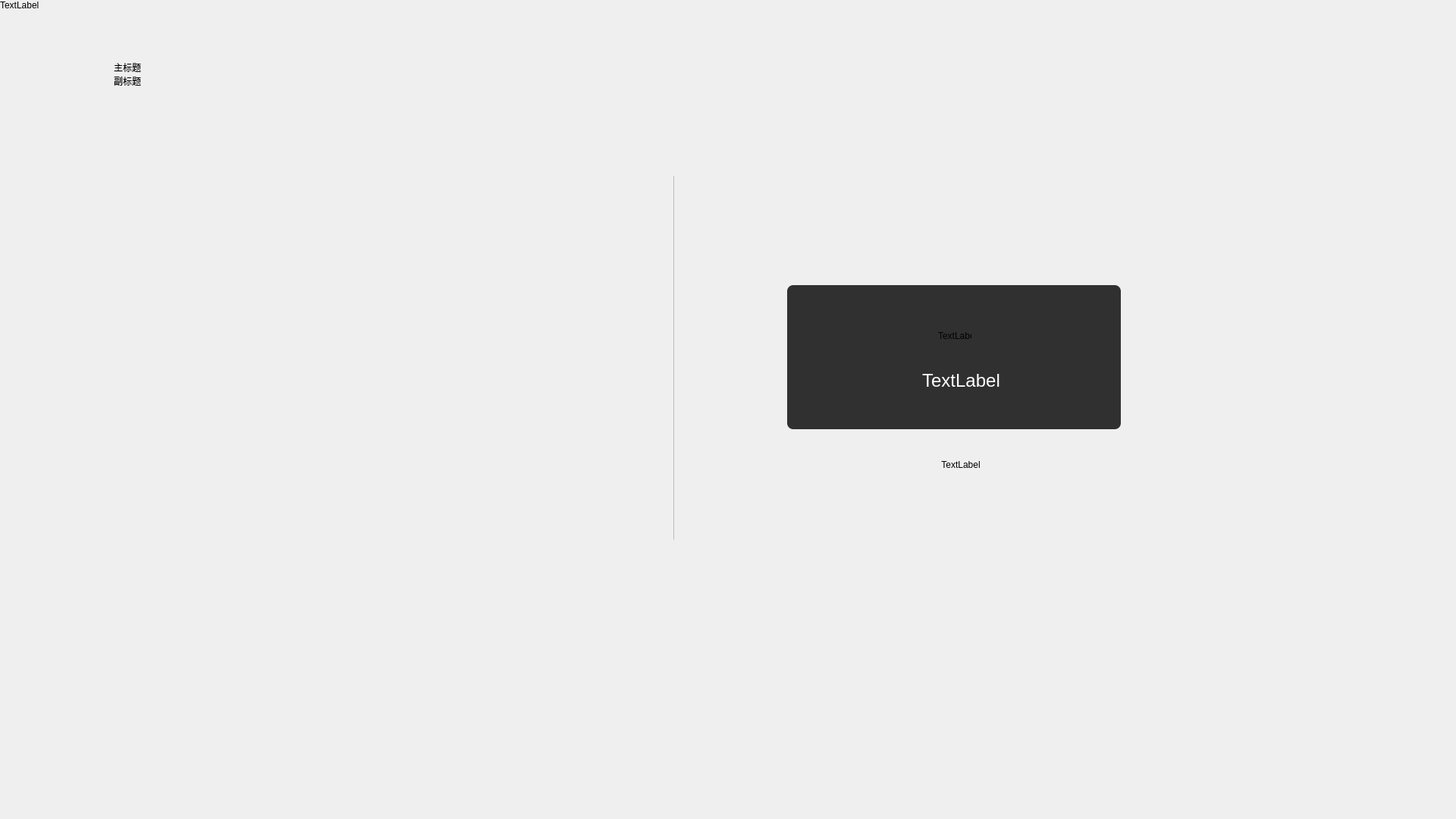
<?xml version="1.0" encoding="UTF-8"?>
<ui version="4.0">
 <class>Base</class>
 <widget class="QWidget" name="Base">
  <property name="geometry">
   <rect>
    <x>0</x>
    <y>0</y>
    <width>1920</width>
    <height>1080</height>
   </rect>
  </property>
  <property name="windowTitle">
   <string>Base</string>
  </property>
  <property name="autoFillBackground">
   <bool>true</bool>
  </property>
  <layout class="QHBoxLayout" name="horizontalLayout_3" stretch="0">
   <property name="spacing">
    <number>0</number>
   </property>
   <property name="sizeConstraint">
    <enum>QLayout::SetDefaultConstraint</enum>
   </property>
   <property name="leftMargin">
    <number>0</number>
   </property>
   <property name="topMargin">
    <number>0</number>
   </property>
   <property name="rightMargin">
    <number>0</number>
   </property>
   <property name="bottomMargin">
    <number>0</number>
   </property>
   <item>
    <widget class="QFrame" name="root">
     <property name="lineWidth">
      <number>0</number>
     </property>
     <layout class="QHBoxLayout" name="horizontalLayout" stretch="0,1">
      <property name="spacing">
       <number>0</number>
      </property>
      <property name="leftMargin">
       <number>0</number>
      </property>
      <property name="topMargin">
       <number>0</number>
      </property>
      <property name="rightMargin">
       <number>0</number>
      </property>
      <property name="bottomMargin">
       <number>0</number>
      </property>
      <item alignment="Qt::AlignLeft">
       <widget class="QWidget" name="left" native="true">
        <property name="minimumSize">
         <size>
          <width>150</width>
          <height>0</height>
         </size>
        </property>
        <property name="maximumSize">
         <size>
          <width>150</width>
          <height>16777215</height>
         </size>
        </property>
        <layout class="QVBoxLayout" name="verticalLayout_3">
         <property name="spacing">
          <number>0</number>
         </property>
         <property name="leftMargin">
          <number>0</number>
         </property>
         <property name="topMargin">
          <number>0</number>
         </property>
         <property name="rightMargin">
          <number>0</number>
         </property>
         <property name="bottomMargin">
          <number>0</number>
         </property>
         <item alignment="Qt::AlignLeft|Qt::AlignTop">
          <widget class="QLabel" name="card_icon">
           <property name="text">
            <string>TextLabel</string>
           </property>
          </widget>
         </item>
        </layout>
       </widget>
      </item>
      <item alignment="Qt::AlignLeft|Qt::AlignTop">
       <widget class="QFrame" name="main">
        <property name="minimumSize">
         <size>
          <width>0</width>
          <height>0</height>
         </size>
        </property>
        <property name="maximumSize">
         <size>
          <width>16777215</width>
          <height>16777215</height>
         </size>
        </property>
        <layout class="QVBoxLayout" name="verticalLayout_4" stretch="0,0,0">
         <property name="spacing">
          <number>20</number>
         </property>
         <property name="leftMargin">
          <number>0</number>
         </property>
         <property name="topMargin">
          <number>80</number>
         </property>
         <property name="rightMargin">
          <number>0</number>
         </property>
         <property name="bottomMargin">
          <number>100</number>
         </property>
         <item>
          <widget class="QWidget" name="top" native="true">
           <property name="maximumSize">
            <size>
             <width>16777215</width>
             <height>200</height>
            </size>
           </property>
           <layout class="QVBoxLayout" name="top2" stretch="1,0,0">
            <property name="spacing">
             <number>0</number>
            </property>
            <property name="leftMargin">
             <number>0</number>
            </property>
            <property name="topMargin">
             <number>0</number>
            </property>
            <property name="rightMargin">
             <number>0</number>
            </property>
            <property name="bottomMargin">
             <number>0</number>
            </property>
            <item alignment="Qt::AlignBottom">
             <widget class="QLabel" name="top_title">
              <property name="styleSheet">
               <string notr="true"/>
              </property>
              <property name="text">
               <string>主标题</string>
              </property>
             </widget>
            </item>
            <item alignment="Qt::AlignTop">
             <widget class="QLabel" name="sub_title">
              <property name="styleSheet">
               <string notr="true"/>
              </property>
              <property name="text">
               <string>副标题</string>
              </property>
             </widget>
            </item>
            <item>
             <spacer name="verticalSpacer">
              <property name="orientation">
               <enum>Qt::Vertical</enum>
              </property>
              <property name="sizeHint" stdset="0">
               <size>
                <width>20</width>
                <height>40</height>
               </size>
              </property>
             </spacer>
            </item>
           </layout>
          </widget>
         </item>
         <item alignment="Qt::AlignLeft|Qt::AlignVCenter">
          <widget class="QWidget" name="operate" native="true">
           <property name="minimumSize">
            <size>
             <width>1440</width>
             <height>0</height>
            </size>
           </property>
           <property name="maximumSize">
            <size>
             <width>16777215</width>
             <height>16777215</height>
            </size>
           </property>
           <layout class="QHBoxLayout" name="horizontalLayout_2" stretch="3,0,2">
            <property name="spacing">
             <number>40</number>
            </property>
            <property name="leftMargin">
             <number>0</number>
            </property>
            <property name="topMargin">
             <number>0</number>
            </property>
            <property name="rightMargin">
             <number>0</number>
            </property>
            <property name="bottomMargin">
             <number>0</number>
            </property>
            <item>
             <widget class="QFrame" name="device">
              <property name="sizePolicy">
               <sizepolicy hsizetype="Fixed" vsizetype="Preferred">
                <horstretch>0</horstretch>
                <verstretch>0</verstretch>
               </sizepolicy>
              </property>
              <property name="minimumSize">
               <size>
                <width>0</width>
                <height>0</height>
               </size>
              </property>
              <layout class="QVBoxLayout" name="verticalLayout_2" stretch="0,0,0">
               <property name="spacing">
                <number>16</number>
               </property>
               <property name="topMargin">
                <number>9</number>
               </property>
               <property name="rightMargin">
                <number>9</number>
               </property>
               <property name="bottomMargin">
                <number>0</number>
               </property>
               <item>
                <widget class="QLabel" name="dev_tit">
                 <property name="enabled">
                  <bool>true</bool>
                 </property>
                 <property name="sizePolicy">
                  <sizepolicy hsizetype="Preferred" vsizetype="Preferred">
                   <horstretch>0</horstretch>
                   <verstretch>0</verstretch>
                  </sizepolicy>
                 </property>
                 <property name="minimumSize">
                  <size>
                   <width>0</width>
                   <height>34</height>
                  </size>
                 </property>
                 <property name="text">
                  <string/>
                 </property>
                </widget>
               </item>
               <item>
                <widget class="QFrame" name="dev_guide">
                 <property name="minimumSize">
                  <size>
                   <width>680</width>
                   <height>510</height>
                  </size>
                 </property>
                 <property name="styleSheet">
                  <string notr="true"/>
                 </property>
                 <layout class="QVBoxLayout" name="verticalLayout_6">
                  <property name="spacing">
                   <number>0</number>
                  </property>
                  <property name="leftMargin">
                   <number>0</number>
                  </property>
                  <property name="topMargin">
                   <number>0</number>
                  </property>
                  <property name="rightMargin">
                   <number>0</number>
                  </property>
                  <property name="bottomMargin">
                   <number>0</number>
                  </property>
                 </layout>
                </widget>
               </item>
               <item>
                <widget class="QListWidget" name="dev_list">
                 <property name="sizePolicy">
                  <sizepolicy hsizetype="Expanding" vsizetype="Expanding">
                   <horstretch>0</horstretch>
                   <verstretch>0</verstretch>
                  </sizepolicy>
                 </property>
                 <property name="styleSheet">
                  <string notr="true">background-color: rgba(255, 255, 255, 0);</string>
                 </property>
                 <property name="verticalScrollBarPolicy">
                  <enum>Qt::ScrollBarAlwaysOff</enum>
                 </property>
                 <property name="horizontalScrollBarPolicy">
                  <enum>Qt::ScrollBarAlwaysOff</enum>
                 </property>
                 <property name="autoScroll">
                  <bool>false</bool>
                 </property>
                </widget>
               </item>
              </layout>
             </widget>
            </item>
            <item alignment="Qt::AlignTop">
             <widget class="Line" name="line">
              <property name="sizePolicy">
               <sizepolicy hsizetype="Fixed" vsizetype="Fixed">
                <horstretch>0</horstretch>
                <verstretch>0</verstretch>
               </sizepolicy>
              </property>
              <property name="minimumSize">
               <size>
                <width>0</width>
                <height>540</height>
               </size>
              </property>
              <property name="maximumSize">
               <size>
                <width>1</width>
                <height>540</height>
               </size>
              </property>
              <property name="styleSheet">
               <string notr="true">background-color: #4C788493;
margin-top:60px;</string>
              </property>
              <property name="orientation">
               <enum>Qt::Vertical</enum>
              </property>
             </widget>
            </item>
            <item alignment="Qt::AlignLeft|Qt::AlignTop">
             <widget class="QFrame" name="motion">
              <property name="sizePolicy">
               <sizepolicy hsizetype="Fixed" vsizetype="Preferred">
                <horstretch>0</horstretch>
                <verstretch>0</verstretch>
               </sizepolicy>
              </property>
              <property name="minimumSize">
               <size>
                <width>0</width>
                <height>0</height>
               </size>
              </property>
              <property name="maximumSize">
               <size>
                <width>16777215</width>
                <height>16777215</height>
               </size>
              </property>
              <layout class="QVBoxLayout" name="verticalLayout_5" stretch="0,0">
               <property name="spacing">
                <number>16</number>
               </property>
               <property name="leftMargin">
                <number>9</number>
               </property>
               <property name="topMargin">
                <number>9</number>
               </property>
               <property name="rightMargin">
                <number>9</number>
               </property>
               <property name="bottomMargin">
                <number>0</number>
               </property>
               <item alignment="Qt::AlignLeft|Qt::AlignVCenter">
                <widget class="QLabel" name="mot_tit">
                 <property name="sizePolicy">
                  <sizepolicy hsizetype="Fixed" vsizetype="Preferred">
                   <horstretch>0</horstretch>
                   <verstretch>0</verstretch>
                  </sizepolicy>
                 </property>
                 <property name="minimumSize">
                  <size>
                   <width>450</width>
                   <height>34</height>
                  </size>
                 </property>
                 <property name="text">
                  <string/>
                 </property>
                </widget>
               </item>
               <item alignment="Qt::AlignTop">
                <widget class="QStackedWidget" name="motion_stack">
                 <property name="sizePolicy">
                  <sizepolicy hsizetype="Fixed" vsizetype="Fixed">
                   <horstretch>0</horstretch>
                   <verstretch>0</verstretch>
                  </sizepolicy>
                 </property>
                 <property name="minimumSize">
                  <size>
                   <width>640</width>
                   <height>480</height>
                  </size>
                 </property>
                 <property name="maximumSize">
                  <size>
                   <width>16777215</width>
                   <height>16777215</height>
                  </size>
                 </property>
                 <property name="lineWidth">
                  <number>0</number>
                 </property>
                 <property name="currentIndex">
                  <number>0</number>
                 </property>
                 <widget class="QWidget" name="page_def">
                  <property name="minimumSize">
                   <size>
                    <width>640</width>
                    <height>0</height>
                   </size>
                  </property>
                  <widget class="QFrame" name="mot_perform">
                   <property name="geometry">
                    <rect>
                     <x>0</x>
                     <y>0</y>
                     <width>640</width>
                     <height>480</height>
                    </rect>
                   </property>
                   <widget class="QFrame" name="mot_default">
                    <property name="geometry">
                     <rect>
                      <x>129</x>
                      <y>80</y>
                      <width>401</width>
                      <height>312</height>
                     </rect>
                    </property>
                    <property name="minimumSize">
                     <size>
                      <width>0</width>
                      <height>312</height>
                     </size>
                    </property>
                    <property name="styleSheet">
                     <string notr="true">background-color: rgba(255, 255, 255, 0);</string>
                    </property>
                    <property name="frameShape">
                     <enum>QFrame::StyledPanel</enum>
                    </property>
                    <property name="frameShadow">
                     <enum>QFrame::Raised</enum>
                    </property>
                    <layout class="QVBoxLayout" name="verticalLayout_9" stretch="1,0">
                     <property name="spacing">
                      <number>12</number>
                     </property>
                     <property name="leftMargin">
                      <number>0</number>
                     </property>
                     <property name="topMargin">
                      <number>0</number>
                     </property>
                     <property name="rightMargin">
                      <number>0</number>
                     </property>
                     <property name="bottomMargin">
                      <number>2</number>
                     </property>
                     <item alignment="Qt::AlignHCenter|Qt::AlignVCenter">
                      <widget class="QLabel" name="mot_icon">
                       <property name="minimumSize">
                        <size>
                         <width>180</width>
                         <height>280</height>
                        </size>
                       </property>
                       <property name="text">
                        <string/>
                       </property>
                       <property name="alignment">
                        <set>Qt::AlignCenter</set>
                       </property>
                      </widget>
                     </item>
                     <item alignment="Qt::AlignHCenter">
                      <widget class="QLabel" name="mot_txt">
                       <property name="enabled">
                        <bool>true</bool>
                       </property>
                       <property name="sizePolicy">
                        <sizepolicy hsizetype="Preferred" vsizetype="Preferred">
                         <horstretch>0</horstretch>
                         <verstretch>0</verstretch>
                        </sizepolicy>
                       </property>
                       <property name="minimumSize">
                        <size>
                         <width>0</width>
                         <height>0</height>
                        </size>
                       </property>
                       <property name="text">
                        <string>TextLabel</string>
                       </property>
                       <property name="alignment">
                        <set>Qt::AlignCenter</set>
                       </property>
                      </widget>
                     </item>
                    </layout>
                   </widget>
                   <widget class="QFrame" name="mot_oper">
                    <property name="geometry">
                     <rect>
                      <x>374</x>
                      <y>410</y>
                      <width>251</width>
                      <height>55</height>
                     </rect>
                    </property>
                    <property name="minimumSize">
                     <size>
                      <width>0</width>
                      <height>0</height>
                     </size>
                    </property>
                    <property name="styleSheet">
                     <string notr="true">background-color: rgba(255, 255, 255, 0);</string>
                    </property>
                    <property name="frameShape">
                     <enum>QFrame::StyledPanel</enum>
                    </property>
                    <property name="frameShadow">
                     <enum>QFrame::Raised</enum>
                    </property>
                    <layout class="QVBoxLayout" name="verticalLayout_10">
                     <property name="spacing">
                      <number>0</number>
                     </property>
                     <property name="leftMargin">
                      <number>0</number>
                     </property>
                     <property name="topMargin">
                      <number>0</number>
                     </property>
                     <property name="rightMargin">
                      <number>0</number>
                     </property>
                     <property name="bottomMargin">
                      <number>0</number>
                     </property>
                    </layout>
                   </widget>
                   <widget class="QFrame" name="mot_load">
                    <property name="geometry">
                     <rect>
                      <x>100</x>
                      <y>145</y>
                      <width>440</width>
                      <height>190</height>
                     </rect>
                    </property>
                    <property name="styleSheet">
                     <string notr="true">background-color:#CC000000;
border-radius: 8px;</string>
                    </property>
                    <property name="frameShape">
                     <enum>QFrame::StyledPanel</enum>
                    </property>
                    <property name="frameShadow">
                     <enum>QFrame::Raised</enum>
                    </property>
                    <widget class="QLabel" name="load_icon">
                     <property name="geometry">
                      <rect>
                       <x>199</x>
                       <y>45</y>
                       <width>44</width>
                       <height>44</height>
                      </rect>
                     </property>
                     <property name="styleSheet">
                      <string notr="true">background-color:#00000000;</string>
                     </property>
                     <property name="text">
                      <string>TextLabel</string>
                     </property>
                    </widget>
                    <widget class="QLabel" name="load_txt">
                     <property name="geometry">
                      <rect>
                       <x>131</x>
                       <y>110</y>
                       <width>197</width>
                       <height>32</height>
                      </rect>
                     </property>
                     <property name="styleSheet">
                      <string notr="true">background-color:#00000000;
font-size: 24px;
color:#FFFFFF;</string>
                     </property>
                     <property name="text">
                      <string>TextLabel</string>
                     </property>
                     <property name="alignment">
                      <set>Qt::AlignCenter</set>
                     </property>
                    </widget>
                   </widget>
                  </widget>
                 </widget>
                 <widget class="QWidget" name="page_camera">
                  <property name="minimumSize">
                   <size>
                    <width>640</width>
                    <height>0</height>
                   </size>
                  </property>
                  <widget class="QLabel" name="camera">
                   <property name="geometry">
                    <rect>
                     <x>-1</x>
                     <y>-1</y>
                     <width>640</width>
                     <height>480</height>
                    </rect>
                   </property>
                   <property name="sizePolicy">
                    <sizepolicy hsizetype="Fixed" vsizetype="Preferred">
                     <horstretch>0</horstretch>
                     <verstretch>0</verstretch>
                    </sizepolicy>
                   </property>
                   <property name="minimumSize">
                    <size>
                     <width>640</width>
                     <height>480</height>
                    </size>
                   </property>
                   <property name="text">
                    <string/>
                   </property>
                  </widget>
                  <widget class="QFrame" name="mot_reset">
                   <property name="geometry">
                    <rect>
                     <x>374</x>
                     <y>410</y>
                     <width>251</width>
                     <height>55</height>
                    </rect>
                   </property>
                   <property name="styleSheet">
                    <string notr="true">background-color: rgba(255, 255, 255, 0);</string>
                   </property>
                   <property name="frameShape">
                    <enum>QFrame::StyledPanel</enum>
                   </property>
                   <property name="frameShadow">
                    <enum>QFrame::Raised</enum>
                   </property>
                   <layout class="QVBoxLayout" name="verticalLayout">
                    <property name="spacing">
                     <number>0</number>
                    </property>
                    <property name="leftMargin">
                     <number>0</number>
                    </property>
                    <property name="topMargin">
                     <number>0</number>
                    </property>
                    <property name="rightMargin">
                     <number>0</number>
                    </property>
                    <property name="bottomMargin">
                     <number>0</number>
                    </property>
                   </layout>
                  </widget>
                  <widget class="QLabel" name="mot_count">
                   <property name="geometry">
                    <rect>
                     <x>296</x>
                     <y>169</y>
                     <width>48</width>
                     <height>58</height>
                    </rect>
                   </property>
                   <property name="text">
                    <string/>
                   </property>
                   <property name="scaledContents">
                    <bool>false</bool>
                   </property>
                   <property name="alignment">
                    <set>Qt::AlignCenter</set>
                   </property>
                  </widget>
                  <widget class="QFrame" name="mot_initial">
                   <property name="geometry">
                    <rect>
                     <x>80</x>
                     <y>177</y>
                     <width>440</width>
                     <height>190</height>
                    </rect>
                   </property>
                   <property name="styleSheet">
                    <string notr="true">background-color:#CC000000;
border-radius: 8px;</string>
                   </property>
                   <property name="frameShape">
                    <enum>QFrame::StyledPanel</enum>
                   </property>
                   <property name="frameShadow">
                    <enum>QFrame::Raised</enum>
                   </property>
                   <widget class="QLabel" name="ini_icon">
                    <property name="geometry">
                     <rect>
                      <x>199</x>
                      <y>38</y>
                      <width>44</width>
                      <height>44</height>
                     </rect>
                    </property>
                    <property name="styleSheet">
                     <string notr="true">background-color:#00000000;</string>
                    </property>
                    <property name="text">
                     <string>TextLabel</string>
                    </property>
                   </widget>
                   <widget class="QLabel" name="ini_result">
                    <property name="geometry">
                     <rect>
                      <x>78</x>
                      <y>91</y>
                      <width>281</width>
                      <height>32</height>
                     </rect>
                    </property>
                    <property name="styleSheet">
                     <string notr="true">background-color:#00000000;
font-size: 24px;
color:#FFFFFF;</string>
                    </property>
                    <property name="text">
                     <string>TextLabel</string>
                    </property>
                    <property name="alignment">
                     <set>Qt::AlignCenter</set>
                    </property>
                   </widget>
                   <widget class="QLabel" name="ini_tip">
                    <property name="geometry">
                     <rect>
                      <x>13</x>
                      <y>132</y>
                      <width>411</width>
                      <height>44</height>
                     </rect>
                    </property>
                    <property name="styleSheet">
                     <string notr="true">background-color:#00000000;
font-size: 18px;
color:#99FFFFFF;</string>
                    </property>
                    <property name="text">
                     <string>TextLabel</string>
                    </property>
                    <property name="alignment">
                     <set>Qt::AlignCenter</set>
                    </property>
                   </widget>
                  </widget>
                  <widget class="QLabel" name="mot_robot">
                   <property name="geometry">
                    <rect>
                     <x>0</x>
                     <y>0</y>
                     <width>640</width>
                     <height>480</height>
                    </rect>
                   </property>
                   <property name="text">
                    <string/>
                   </property>
                   <property name="scaledContents">
                    <bool>false</bool>
                   </property>
                   <property name="alignment">
                    <set>Qt::AlignCenter</set>
                   </property>
                  </widget>
                  <widget class="QLabel" name="mot_title">
                   <property name="geometry">
                    <rect>
                     <x>120</x>
                     <y>20</y>
                     <width>381</width>
                     <height>48</height>
                    </rect>
                   </property>
                   <property name="styleSheet">
                    <string notr="true">font-size: 16px;
color: #FFFFFF;</string>
                   </property>
                   <property name="text">
                    <string/>
                   </property>
                   <property name="scaledContents">
                    <bool>false</bool>
                   </property>
                   <property name="alignment">
                    <set>Qt::AlignCenter</set>
                   </property>
                  </widget>
                  <widget class="QLabel" name="mot_tit_icon">
                   <property name="geometry">
                    <rect>
                     <x>200</x>
                     <y>30</y>
                     <width>28</width>
                     <height>28</height>
                    </rect>
                   </property>
                   <property name="styleSheet">
                    <string notr="true"/>
                   </property>
                   <property name="text">
                    <string/>
                   </property>
                   <property name="scaledContents">
                    <bool>false</bool>
                   </property>
                   <property name="alignment">
                    <set>Qt::AlignCenter</set>
                   </property>
                  </widget>
                  <zorder>camera</zorder>
                  <zorder>mot_count</zorder>
                  <zorder>mot_title</zorder>
                  <zorder>mot_tit_icon</zorder>
                  <zorder>mot_robot</zorder>
                  <zorder>mot_reset</zorder>
                  <zorder>mot_initial</zorder>
                 </widget>
                </widget>
               </item>
              </layout>
             </widget>
            </item>
           </layout>
          </widget>
         </item>
         <item>
          <spacer name="verticalSpacer_2">
           <property name="orientation">
            <enum>Qt::Vertical</enum>
           </property>
           <property name="sizeHint" stdset="0">
            <size>
             <width>20</width>
             <height>40</height>
            </size>
           </property>
          </spacer>
         </item>
        </layout>
       </widget>
      </item>
     </layout>
    </widget>
   </item>
  </layout>
 </widget>
 <resources/>
 <connections/>
</ui>
